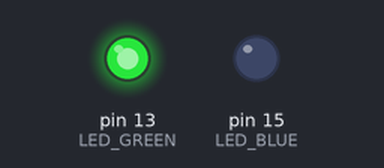
Bench run of a sketch on a simulated Arduino Uno, built with avr-gcc and run on an emulated ATmega328P. Shown: output pins drawn as LEDs (lit = HIGH).

Above: at 0.3 s.
At 1.4 s:
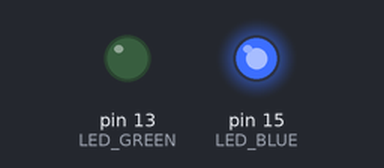
At 2.6 s:
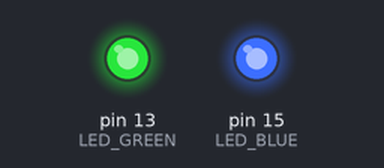
Timing chart, 0 to 5.9 s (numbered marks = the images above):
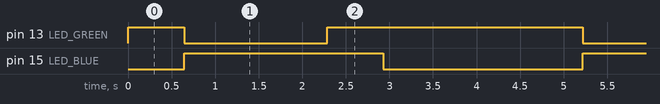

The sketch:

08_fade.ino
```cpp
#define LED_BLUE 15
#define LED_GREEN 13

int verde;

void setup() {
  pinMode(LED_BLUE, OUTPUT);
  pinMode(LED_GREEN, OUTPUT);

}

void loop() {
  /*
  digitalWrite(RED_BLUE, HIGH);
  delay(1000);
  digitalWrite(RED_BLUE, LOW);
  delay(1000);
  */
  verde = 255;
  for(int  i = 0; i < 256; i++ ){
    analogWrite(LED_BLUE, i);
    analogWrite(LED_GREEN, verde - i);
    delay(5);
  }

  /*digitalWrite(LED_BLUE, LOW);
  delay(1000);
  digitalWrite(LED_BLUE, HIGH);
  */
  delay(1000);

  for(int  i = 255; i > -1; i--){
    analogWrite(LED_BLUE, i);
    analogWrite(LED_GREEN, verde + i);
    delay(5);
  }

   delay(1000);
}
```

Measured:
- by itself, pin 13 (LED_GREEN): repeats every 4.6 s: LOW 1.6 s, HIGH 2.9 s
- by itself, pin 15 (LED_BLUE): alternates HIGH for 2.3 s and LOW for 2.3 s
- by itself, everything shown: repeats every 4.6 s, in 3 steps
